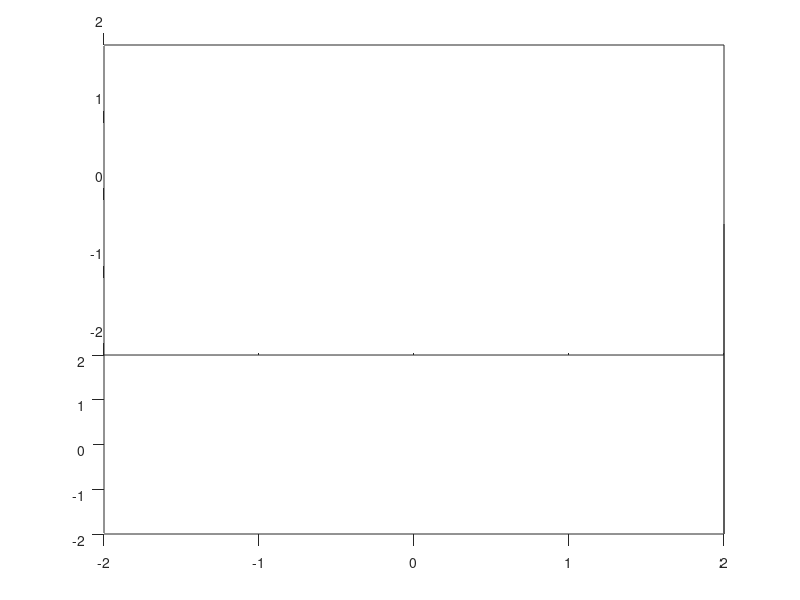

Here is the MATLAB script that generated this plot: (Note: this script raises an error after producing the figure.)
% loading the outputs of the generalized-alpha algorithm
load("q.mat")

% loading the coordinates of the center of the hip
load("xbar_hip.mat")
xbar_hip = xbar_hip';

% loading the minizing values of tau and dv
load("tau.mat")

figure()
hold on
view(0,30)
% view(1)
% axis equal
xlim([-2, 2])
ylim([-2, 2])
zlim([-2, 2])
box on

% Fixed basis
E1 = [1;0;0];
E2 = [0;1;0];
E3 = [0;0;1];

animation = VideoWriter('3D_hoop3_2contacts_moving_hip_3_3D.mp4', 'MPEG-4');
animation.FrameRate = 10;
open(animation);

ang_arr = linspace(0,2*pi,100);
R_hoop = 0.5;
R_hip = 0.2;

% plot the cone
z = linspace(-1.5,1.5,100);
% r = 0.5-0.4*z;
r = R_hip*ones(100,1);
hold on

for i = 1:205 %length(q)

    
    % view(0,30)
    % view(1)
    xlim([-2, 2])
    ylim([-2, 2])
    zlim([-2, 2])

    x1 = q(i,1);
    x2 = q(i,2);
    x3 = q(i,3);

    psi = q(i,4);
    theta = q(i,5);
    phi = q(i,6);
    
    %% basis vectors
    % Rotation matrices
    R1 = [cos(psi), sin(psi), 0;
          -sin(psi), cos(psi), 0;
          0, 0, 1];
      
    R2 = [1, 0, 0;
          0, cos(theta), sin(theta);
          0, -sin(theta), cos(theta)];
    
    R3 = [cos(phi), sin(phi), 0;
          -sin(phi), cos(phi), 0;
          0, 0, 1];
    
    % {E1, E2, E3} components of {e1',e2',e3'}
    e1p = R1'*E1;
    e2p = R1'*E2;
    e3p = R1'*E3;
    
    % {E1, E2, E3} components of {e1'',e2'',e3''}
    e1pp = (R2*R1)'*E1;
    e2pp = (R2*R1)'*E2;
    e3pp = (R2*R1)'*E3;
    
    % {E1, E2, E3} components of {e1,e2,e3}
    e1 = (R3*R2*R1)'*E1;
    e2 = (R3*R2*R1)'*E2;
    e3 = (R3*R2*R1)'*E3;

    center_plot = plot3(x1, x2, x3, 'Marker', '.', 'MarkerSize', 10);

    e1_plot = quiver3(x1, x2, x3, e1(1), e1(2), e1(3),'r');
    e2_plot = quiver3(x1, x2, x3, e2(1), e2(2), e2(3),'g');
    e3_plot = quiver3(x1, x2, x3, e3(1), e3(2), e3(3),'b');

    % plotting the hip
    for j = 1:2:length(ang_arr)
        hip(j) = plot3(xbar_hip(1,i)+r*cos(ang_arr(j)),xbar_hip(2,i)+r*sin(ang_arr(j)),z,'k');
    end

    [circle_hip, center_hip, angle_hip] = plot_circle(0.2, [xbar_hip(1,i), xbar_hip(2,i)], 0, 'k');

    % plotting the hoop
    circle = plot3(x1+R_hoop*cos(ang_arr)*e1(1)+R_hoop*sin(ang_arr)*e2(1), ...
        x2+R_hoop*cos(ang_arr)*e1(2)+R_hoop*sin(ang_arr)*e2(2), ...
        x3+R_hoop*cos(ang_arr)*e1(3)+R_hoop*sin(ang_arr)*e2(3), ...
        'color','b','LineWidth',2);

    % draw the minimzing points on hoop and hip
    for j = 1:2
        u = cos(tau(j,i))*e1+sin(tau(j,i))*e2;
        xM = [x1; x2; x3]+R_hoop*u;
        dv = xM(3)
        temp = xM-dv*E3-xbar_hip(:,i);
        v = (temp)/norm(temp);
        xP = xbar_hip(:,i)+dv*E3+R_hip*v;
        min_hoop(j) = plot3(xM(1),xM(2),xM(3),'*','Color','r','LineWidth',2);
        min_hip(j) = plot3(xP(1),xP(2),xP(3),'*','Color','r','LineWidth',2);
    end

    drawnow
    writeVideo(animation, getframe(gcf))

    pause(0.001)

    delete(center_plot)
    delete(e1_plot)
    delete(e2_plot)
    delete(e3_plot)
    delete(circle)
    delete(hip)

    delete(circle_hip)
    delete(angle_hip)

    delete(min_hoop)
    delete(min_hip)

end

close(animation)

load('gN.mat')
figure()
plot(gN(1,:))
hold on
plot(gN(2,:))

figure()
subplot(1,3,1)
title('psi')
plot(q(:,4))

subplot(1,3,2)
title('theta')
plot(q(:,5))

subplot(1,3,3)
title('phi')
plot(q(:,6))



